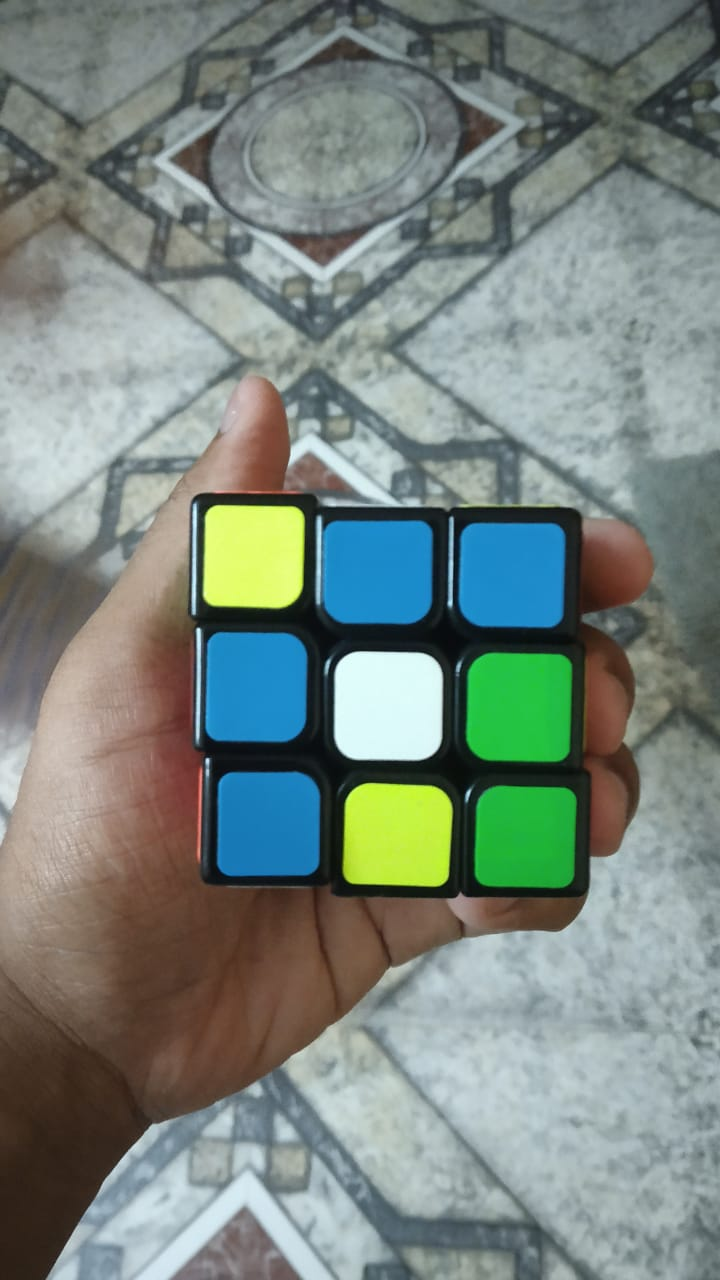
#> input picture images/test-5/image1.jpeg, 720 x 1280 px; the run also reads 2 pictures not shown here
$ python Extract_stickers.py
#> lines starting #> are read from the running program, lines starting #| are printed output that depends on the picture
### core/cube_feature.py
try:
    import cv2
except:
    import cv2
import numpy as np
from sklearn.cluster import KMeans

#6:black 0:white 1:orange 2:green 3:blue 4:red 5:yellow
BLACK = (0,0,0)
WHITE = (255,255,255)
ORANGE = (0,128,255)
GREEN = (0,255,0)
BLUE = (255,0,0)
RED = (0,0,255)
YELLOW = (0,255,255)

class featureExtract():
    def __init__(self,imagelist):
        self.img = [None,None,None,None,None,None]
        self.grid = [None,None,None,None,None,None]
        self.sq = [None,None,None,None,None,None]
        self.face = [None,None,None,None,None,None]
        self.stickers = [None,None,None,None,None,None]
        self.ccount = [0,0,0,0,0,0]
        self.carray = []
        self.Cdict = []
        self.pixelmap = []
        for k in range(len(imagelist)):
            self.img[k] = self.process_img(imagelist[k])
            self.face_extract(k)
        self.cluster()
        for k in range(len(imagelist)):
            colormat = self.colormap(self.pixelmap[k])
            self.update(colormat,k)
        if any(np.asarray(self.ccount) != 9):
            print("Wrong sticker outputs!!")
            print(self.ccount)

    def process_img(self,img):
        if img.shape[1] > img.shape[0]:
            img = cv2.rotate(img,cv2.ROTATE_90_CLOCKWISE)
        return img

    def face_extract(self,k):
        temp = self.img[k].copy()
        areas,rect_contours,img_area,cube_area = self.cntprocess(temp,[0])
        rect = []
        for i in range(len(rect_contours)):
            if  areas[i]>img_area/200 and areas[i]<img_area/20:
                boxwidths = cv2.minAreaRect(rect_contours[i])
                rect.append(np.int0(cv2.boxPoints(boxwidths)))
        n=5
        m=0
        while(len(rect)!=9):
            n=5
            while(len(rect)!=9):
                rect = []
                for i in range(len(rect_contours)):
                    if  areas[i]>cube_area/(n*20) and areas[i]<cube_area/n:
                        boxwidths = cv2.minAreaRect(rect_contours[i])
                        rect.append(np.int0(cv2.boxPoints(boxwidths)))

                if n*100>cube_area:
                    print("not converging",n)
                    break
                n += 5

            if m == 0:
                    m += 1
            elif m == 1:
                    img2 = temp.copy()
                    img2 = cv2.cvtColor(img2,cv2.COLOR_BGR2HSV)
                    h,s,v = cv2.split(img2)
                    areas,rect_contours,img_area,cube_area = self.cntprocess(img2,v)
                    m+=1
            elif m == 2:
                    img2 = temp.copy()
                    img2 = cv2.cvtColor(img2,cv2.COLOR_BGR2HSV)
                    h,s,v = cv2.split(img2)
                    areas,rect_contours,img_area,cube_area = self.cntprocess(img2,s)
                    m+=1
            elif m == 3:
                    img2 = temp.copy()
                    img2 = cv2.cvtColor(img2,cv2.COLOR_BGR2HSV)
                    h,s,v = cv2.split(img2)
                    areas,rect_contours,img_area,cube_area = self.cntprocess(img2,h)
                    m+=1
            elif m == 4:
                    img2 = temp.copy()
                    img2 = cv2.cvtColor(img2,cv2.COLOR_BGR2HSV)
                    img2 = cv2.cvtColor(img2,cv2.COLOR_BGR2HSV)
                    h,s,v = cv2.split(img2)
                    areas,rect_contours,img_area,cube_area = self.cntprocess(img2,v)
                    m+=1
            elif m == 5:
                    img2 = temp.copy()
                    img2 = cv2.cvtColor(img2,cv2.COLOR_BGR2HSV)
                    img2 = cv2.cvtColor(img2,cv2.COLOR_BGR2HSV)
                    h,s,v = cv2.split(img2)
                    areas,rect_contours,img_area,cube_area = self.cntprocess(img2,s)
                    m+=1
            elif m == 6:
                    img2 = temp.copy()
                    img2 = cv2.cvtColor(img2,cv2.COLOR_BGR2HSV)
                    img2 = cv2.cvtColor(img2,cv2.COLOR_BGR2HSV)
                    h,s,v = cv2.split(img2)
                    areas,rect_contours,img_area,cube_area = self.cntprocess(img2,h)
                    m+=1
            else:
                break
        rect = self.contoursort(rect)
        self.stickers[k] = cv2.drawContours(self.img[k].copy(),rect,-1,YELLOW,2)
        if len(rect) != 9:
            print("Something's wrong",k,len(rect))
            print("The image area is",img_area)
        self.get_faceval(rect,k)

    def cntprocess(self,img,channel):
        temp = img.copy()
        img_area = temp.shape[0]*temp.shape[1]
        temp = cv2.GaussianBlur(temp,(17,17),0)
        if len(channel)!=1:
            temp = cv2.Canny(channel,25,50)
        else:
            temp = cv2.Canny(img,25,50)
        temp = cv2.GaussianBlur(temp,(17,17),0)
        temp = cv2.dilate(temp,np.ones([5,5]))
        contours,hierarchy = cv2.findContours(temp,cv2.RETR_CCOMP,cv2.CHAIN_APPROX_SIMPLE)
        rect_contours=[]
        areas = []
        for cnt in contours:
            epsilon = 0.1*cv2.arcLength(cnt,True)
            approx = cv2.approxPolyDP(cnt,epsilon,True)
            if len(approx)==4:
                area = cv2.contourArea(cnt)
                rect_contours.append(cnt)
                areas.append(area)
        cube_area = areas[np.argmax(areas)]
        if cube_area < img_area/50 or cube_area>img_area/1.5:
            cube_area=img_area/3
        return areas,rect_contours,img_area,cube_area

    def cluster(self):
        colours_list = np.asarray(self.carray)
        kmeans = KMeans(n_clusters=6)
        kmeans.fit(colours_list)
        colours = kmeans.cluster_centers_
        Col = [WHITE,ORANGE,GREEN,BLUE,RED,YELLOW]
        B = np.asarray(Col)[:,0]
        G = np.asarray(Col)[:,1]
        R = np.asarray(Col)[:,2]
        dist = np.zeros([len(Col),1])
        for j in range(6):
            for m in range(6):
                ca = colours[m]
                dist[m] = abs(B[j]-ca[0]) + abs(G[j]-ca[1]) + abs(R[j]-ca[2])
            ind = np.argmin(dist)
            self.Cdict.append(colours[ind])


    def get_faceval(self,rect,k):
        temp = self.img[k].copy()
        sq = np.asarray(rect).reshape(3,3,4,2)
        pixel_b = np.zeros([3,3])
        pixel_g = np.zeros([3,3])
        pixel_r = np.zeros([3,3])
        for i in range(3):
            for j in range(3):
                    x,y,w,h = cv2.boundingRect(sq[i][j])
                    sec = temp[y:y+h,x:x+w]
                    sec = cv2.resize(sec,(25,25))
                    for y in range(sec.shape[0]):
                        for x in range(sec.shape[1]):
                            for c in range(sec.shape[2]):
                                sec[y,x,c] = np.clip(1*sec[y,x,c] + 2, 0, 255)
                    sec = cv2.GaussianBlur(sec,(25,25),0)
                    pixel_b[i,j],pixel_g[i,j],pixel_r[i,j] = sec[12,12]
                    self.carray.append(sec[12,12])
        self.pixelmap.append([pixel_b,pixel_g,pixel_r])

    def contoursort(self,rect):
        rect = sorted(rect,key=lambda b:b[1][1],reverse=False)
        rect[0:3] = sorted(rect[0:3],key=lambda b:b[1][0],reverse=False)
        rect[3:6] = sorted(rect[3:6],key=lambda b:b[1][0],reverse=False)
        rect[6:9] = sorted(rect[6:9],key=lambda b:b[1][0],reverse=False)
        return rect

    def colormap(self,colors):
        mat = np.zeros([3,3])
        B,G,R = colors
        col = self.Cdict
        vals = [0,1,2,3,4,5]
        dist = np.zeros([len(col),1])
        for i in range(3):
            for j in range(3):
                for m in range(len(col)):
                    c = col[m]
                    dist[m] = abs(B[i][j]-c[0]) + abs(G[i][j]-c[1]) + abs(R[i][j]-c[2])
                ind = np.argmin(dist)
                mat[i][j] = vals[ind]
        return mat

    def update(self,mat,k):
        self.grid[k] = mat
        self.face[k] = np.zeros((3,3,3),np.uint8)
        for i in range(3):
            for j in range(3):
                if mat[i,j] == 0:
                    self.face[k][i,j] = WHITE
                    self.ccount[0] += 1
                elif mat[i,j] == 1:
                    self.face[k][i,j] = ORANGE
                    self.ccount[1] += 1
                elif mat[i,j] == 2:
                    self.face[k][i,j] = GREEN
                    self.ccount[2] += 1
                elif mat[i,j] == 3:
                    self.face[k][i,j] = BLUE
                    self.ccount[3] += 1
                elif mat[i,j] == 4:
                    self.face[k][i,j] = RED
                    self.ccount[4] += 1
                elif mat[i,j] == 5:
                    self.face[k][i,j] = YELLOW
                    self.ccount[5] += 1
                else:
                    pass


# In[5]:

### Extract_stickers.py
import numpy as np
try:
	import cv2
except:
	import cv2
from core.cube_feature import featureExtract

side0 = cv2.imread("images/test-5/image1.jpeg")
#> side0 is the input picture: shape (1280, 720, 3); mean B, G, R 127.4, 134.1, 121.5
side1 = cv2.imread("images/test-5/image2.jpeg")
side2 = cv2.imread("images/test-5/image3.jpeg")
side3 = cv2.imread("images/test-5/image4.jpeg")
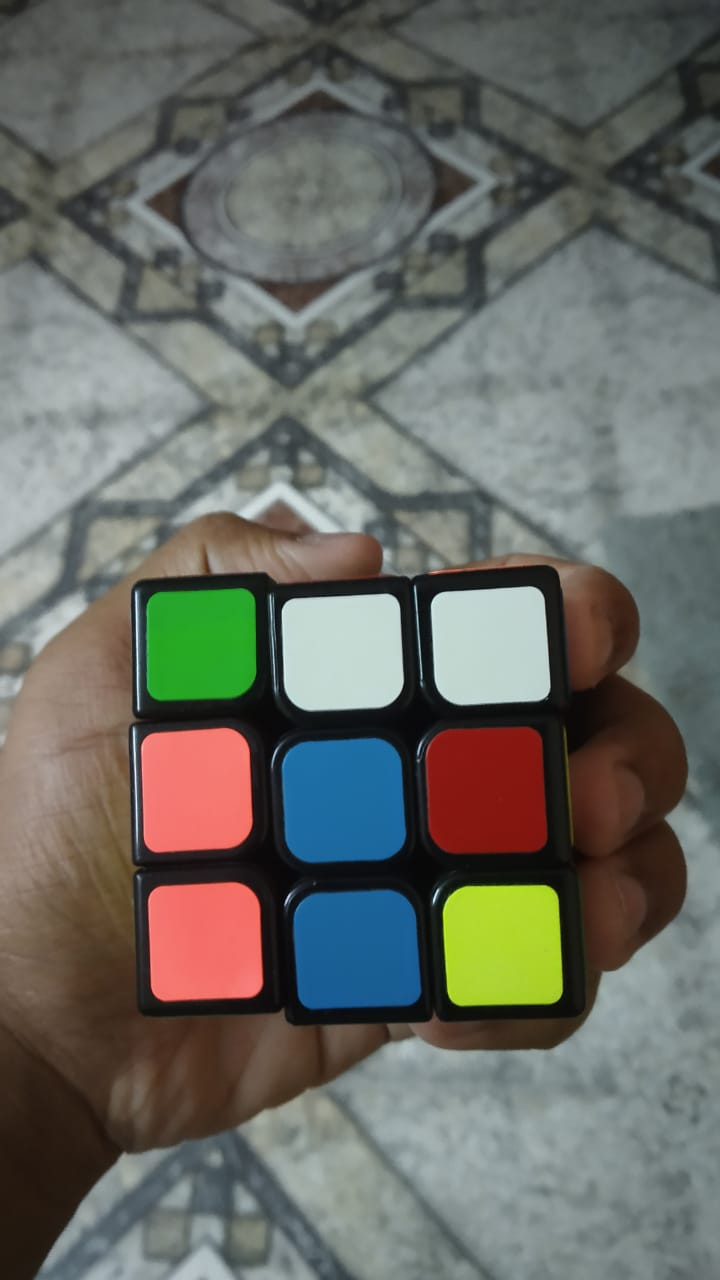
#> input picture images/test-5/image4.jpeg, 720 x 1280 px
#> side3 is the input picture: shape (1280, 720, 3); mean B, G, R 100.1, 106.5, 105
side4 = cv2.imread("images/test-5/image5.jpeg")
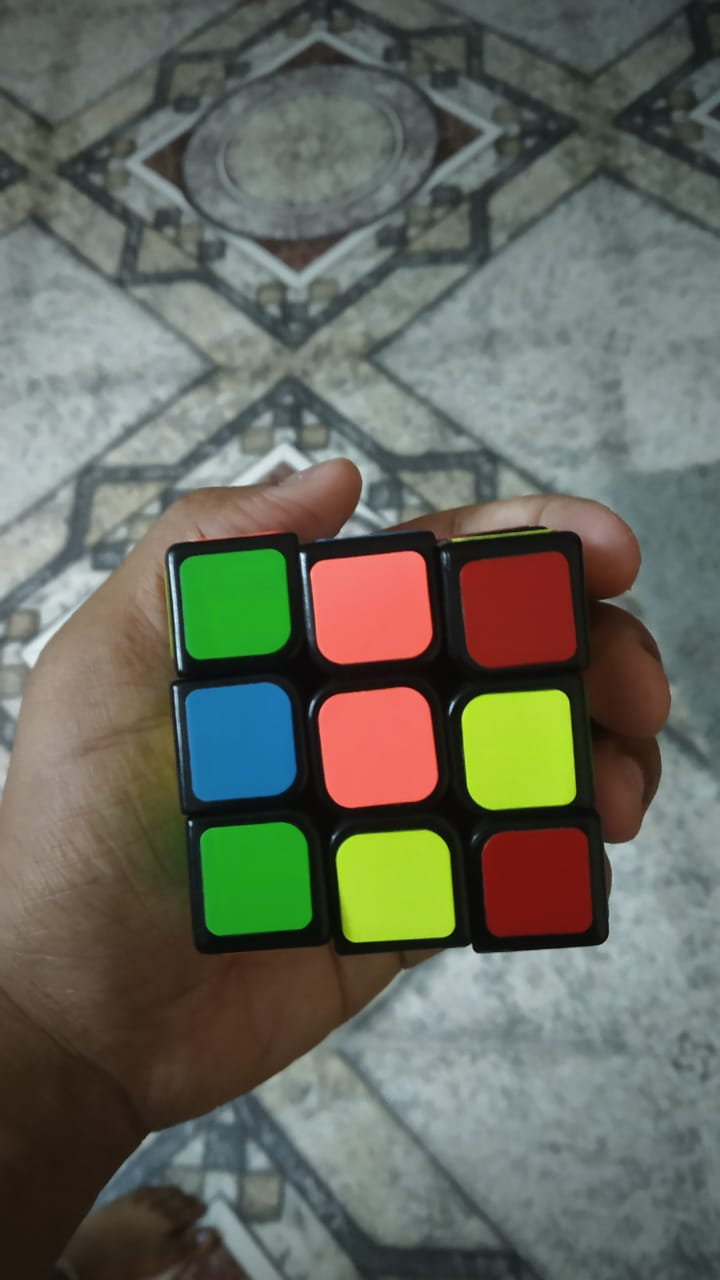
#> input picture images/test-5/image5.jpeg, 720 x 1280 px
#> side4 is the input picture: shape (1280, 720, 3); mean B, G, R 94.3, 105.8, 102.4
side5 = cv2.imread("images/test-5/image6.jpeg")
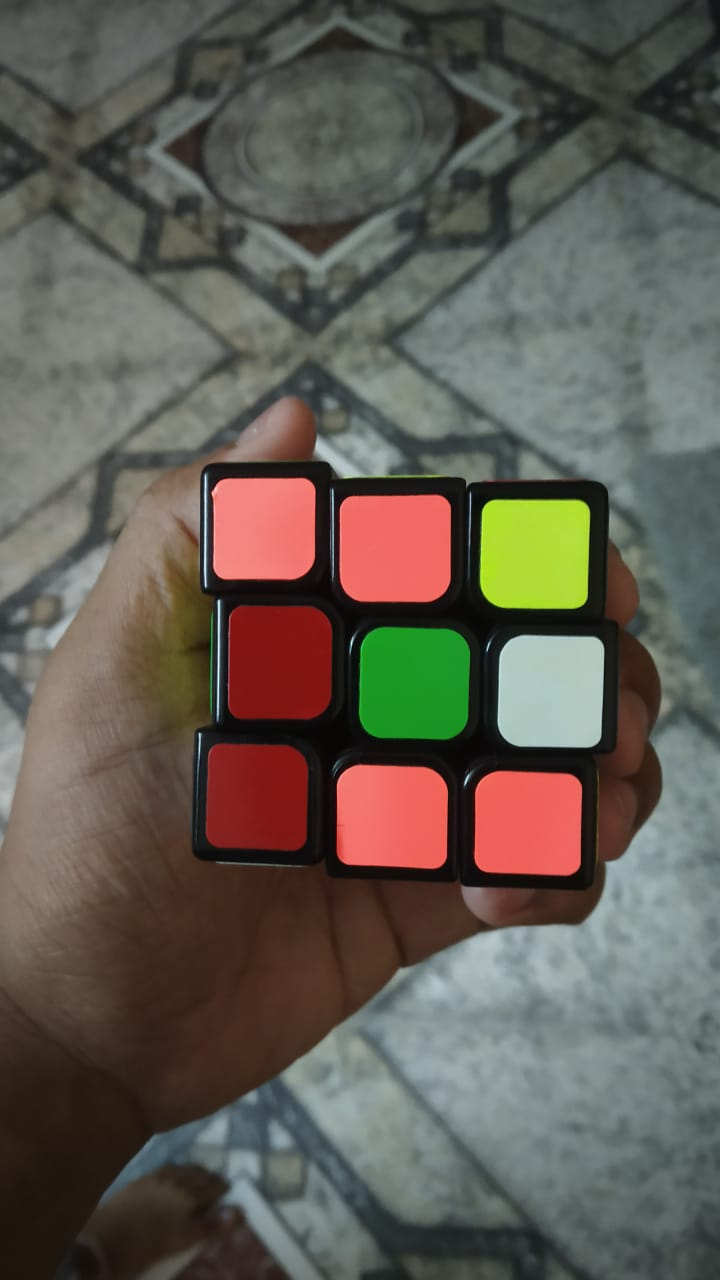
#> input picture images/test-5/image6.jpeg, 720 x 1280 px
#> side5 is the input picture: shape (1280, 720, 3); mean B, G, R 82.9, 91.9, 97.2

cube_ext = featureExtract([side0,side1,side2,side3,side4,side5])
#> the loop in __init__, `for k in range(len(imagelist)):` made 6 passes
#> pass 1, in cntprocess, `temp = cv2.dilate(temp,np.ones([5,5]))`:
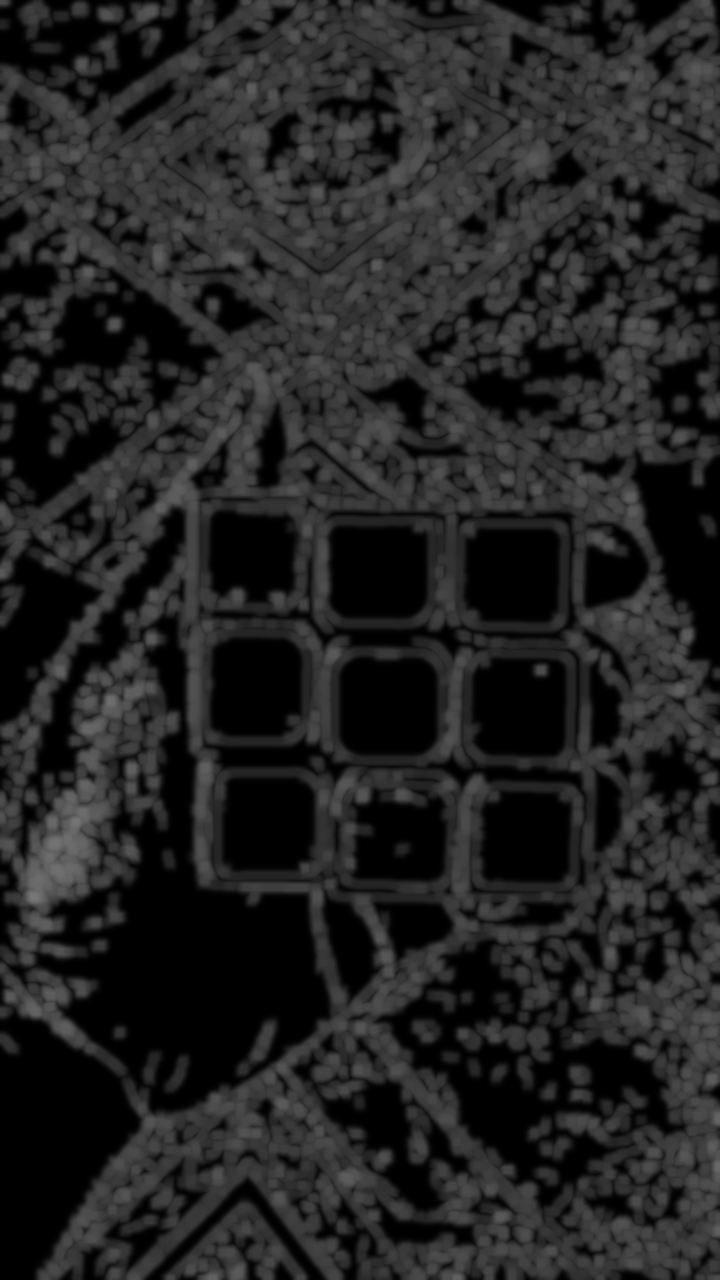
#> temp: shape (1280, 720); min 0, max 118, mean 35.1
#> after the loop in __init__, `for k in range(len(imagelist)):`: self.img = 6 items
#> the loop in __init__, `for k in range(len(imagelist)):` made 6 passes

sides = cube_ext.grid
#> sides = [[[5, 3, 3], [3, 0, 2], [3, 5, 2]], [[0, 2, 3], [5, 5, 0], [5, 0, 0]], [[0, 2, 3], [2, 4, 4], [4, 4, 1]], [[2, 0, 0], [1, 3, 4], [1, 3, 5]], [[2, 1, 4], [3, 1, 5], [2, 5, 4]], [[1, 1, 5], [4, 2, 0], [4, 1, 1]]]

i=0
for side in sides:
	np.savetxt("matrices/test-5/side{}.txt".format(i),side)
	i+=1
#> this loop made 6 passes
#> side on passes 1 to 6: [[5, 3, 3], [3, 0, 2], [3, 5, 2]], [[0, 2, 3], [5, 5, 0], [5, 0, 0]], [[0, 2, 3], [2, 4, 4], [4, 4, 1]], [[2, 0, 0], [1, 3, 4], [1, 3, 5]], [[2, 1, 4], [3, 1, 5], [2, 5, 4]], [[1, 1, 5], [4, 2, 0], [4, 1, 1]]
#> after the loop, i = 6
